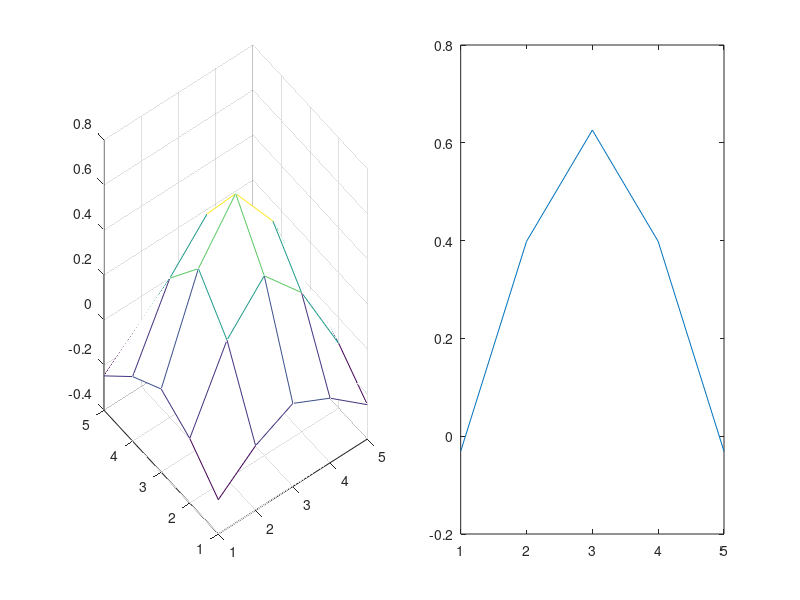

The MATLAB script that drew this image:
clear; clc; close;
window = 5;
window_step = 1;
sigma = 1.92;

maxican_hat_f = @(sigma) (@(x,y) ((2/(sqrt(3*sigma)*pi^0.25)) .* (1-(x.^2+y.^2)/sigma^2) .* exp(-1/2 .* (x.^2+y.^2)/sigma^2)));
t = -floor(window/2):window_step:floor(window/2);
[Gx Gy]  = meshgrid(t,t);
f = maxican_hat_f(sigma);
a = f(t,zeros(size(t)));
figure('Position', [100 300 1000 400]);
subplot(1,2,1), mesh(f(Gx,Gy));
subplot(1,2,2), plot(a);
fprintf('Diff: %.3f\n',max(a) - min(a));